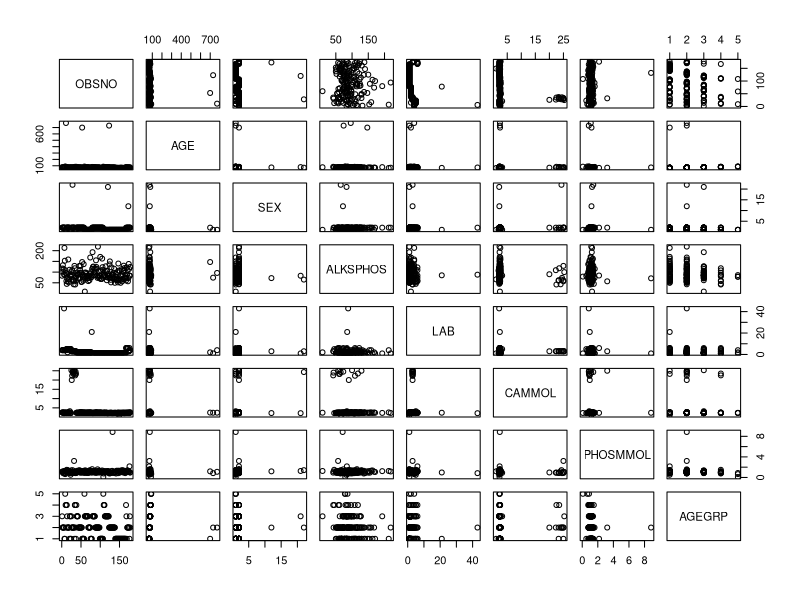
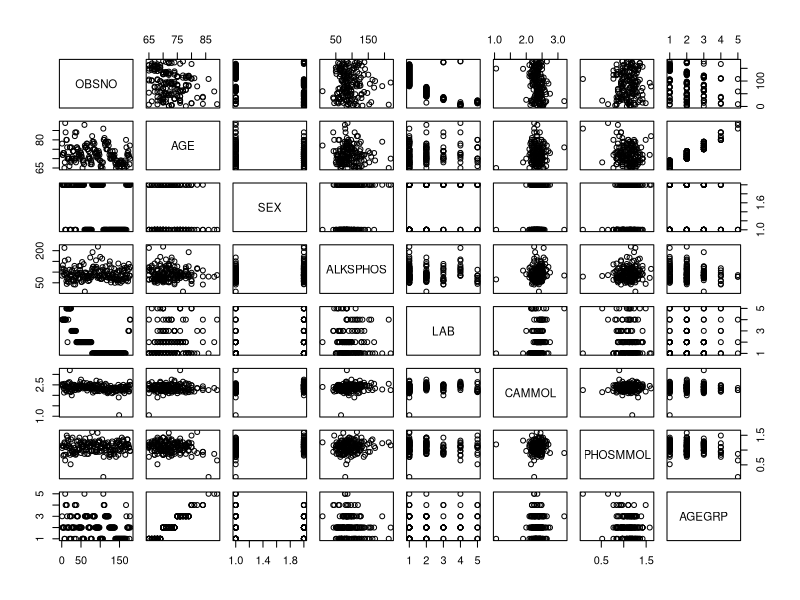
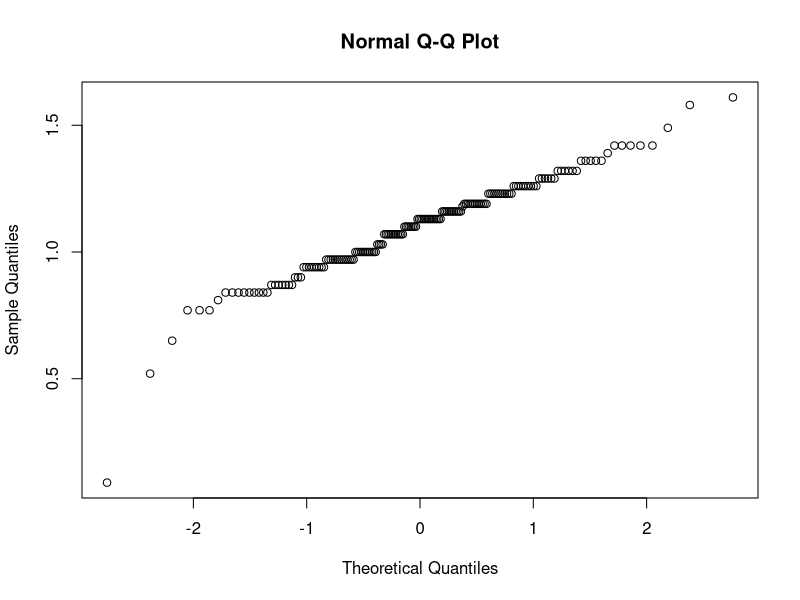
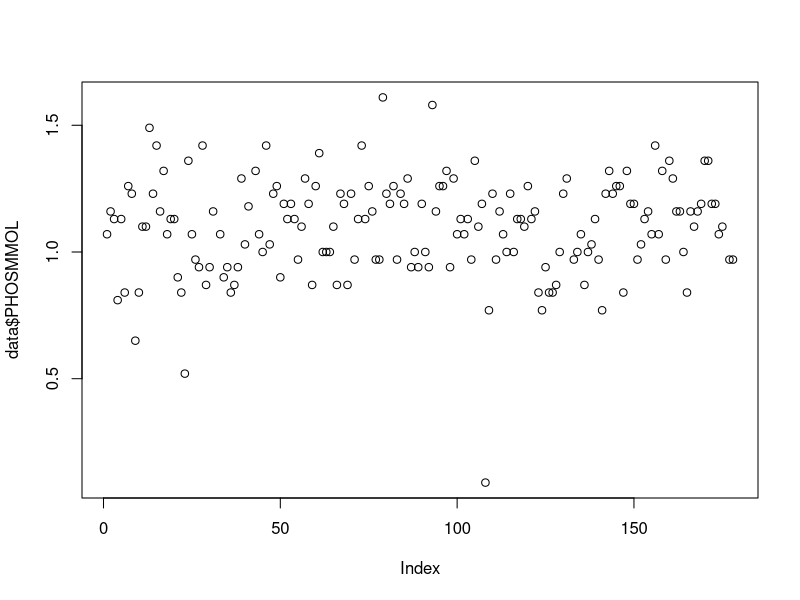
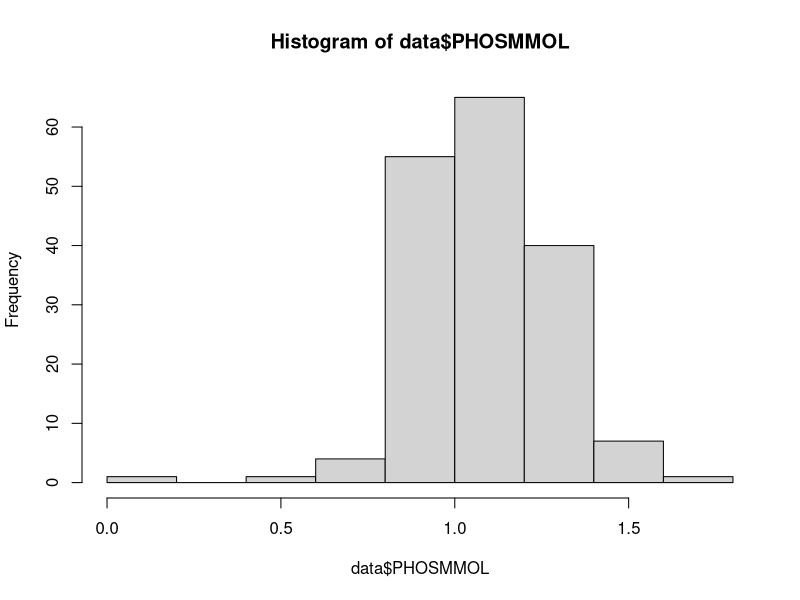
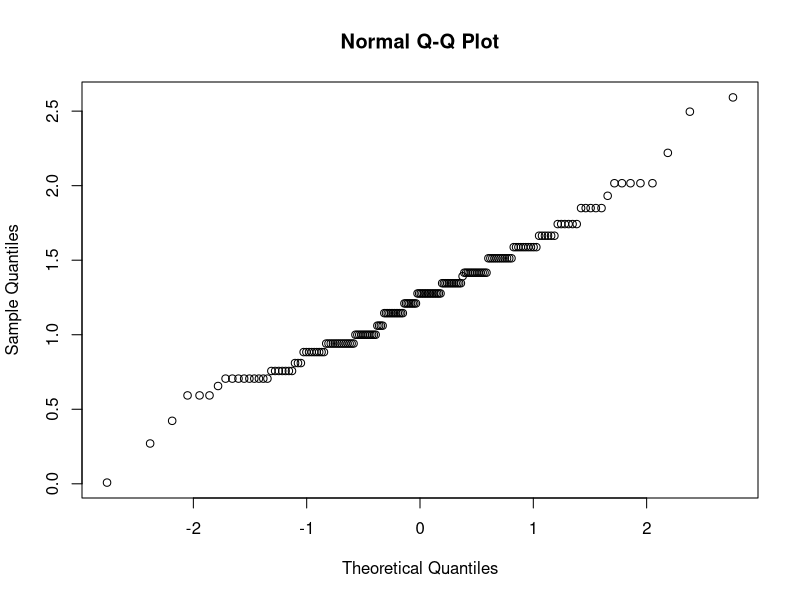
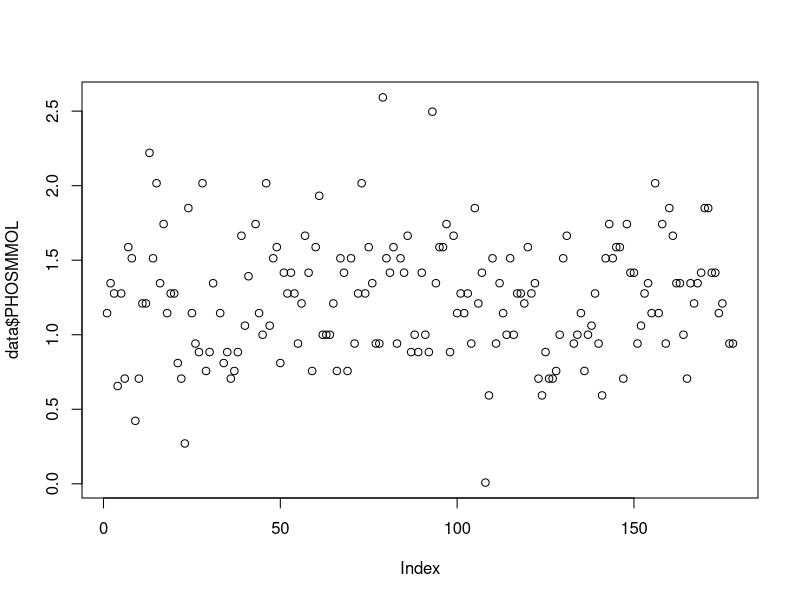
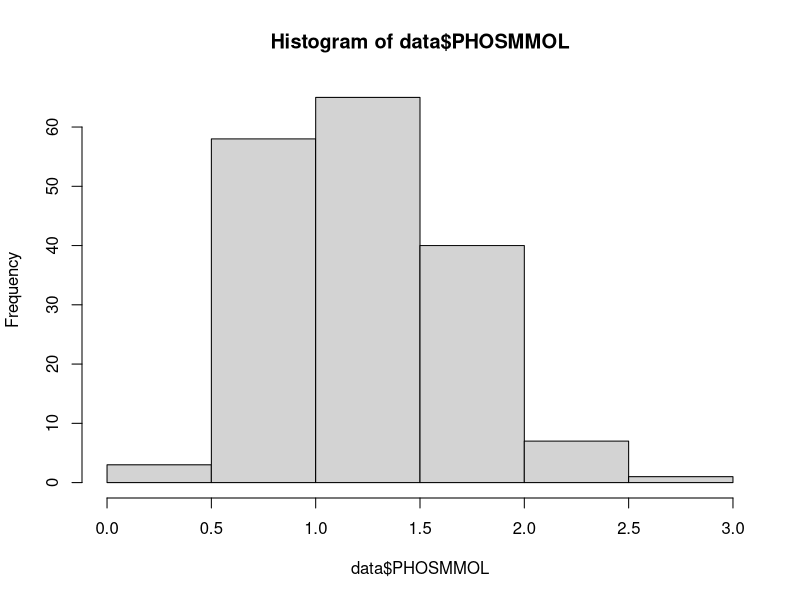

Source code (R) for these figures, in order:
data = read.table('calcium.dat.txt', na.strings="_", header=TRUE)

pairs(data)

# from pairs you can already see, lab 3 messed up the data
# they were probably using the wrong units

# we can also see there are a few lab numbers that are too
# large to make sense

# few errors in sex labels

# few errors in age


# Getting rid of nonsense values, like age greater than
# 110, dont ask me how this works!!! I DONT KNOWWW!!!
# you don't need to cast to a data frame
#data <- data.frame(data)

# set all age data which is not na and not smaller than 110 (so the outliers) at NA
data[!is.na(data$AGE) & !(data$AGE <= 110),]$AGE<-NA

data[!is.na(data$SEX) & !(data$SEX == 1|data$SEX ==2),]$SEX<-NA

data[!is.na(data$LAB) & !(data$LAB < 6),]$LAB<-NA

data[!is.na(data$PHOSMMOL) & !(data$PHOSMMOL < 2),]$PHOSMMOL<-NA



# replacing the messed up values of lab 3 with the values divided by 10
# seems reasonable
data$CAMMOL[!is.na(data$CAMMOL) & (data$CAMMOL > 10)] <- (data$CAMMOL[!is.na(data$CAMMOL) & (data$CAMMOL > 10)])/10

# new pairs with some crazy values removed

pairs(data)

# still some outliers that need to be dealt with
# but its looking much better

data$SEX <- as.factor(data$SEX)
data$LAB <- as.factor(data$LAB)
data$AGEGRP <- as.factor(data$AGEGRP)

qqnorm(data$PHOSMMOL)
plot(data$PHOSMMOL)
hist(data$PHOSMMOL)

data$PHOSMMOL = (data$PHOSMMOL)^2


qqnorm(data$PHOSMMOL)
plot(data$PHOSMMOL)
hist(data$PHOSMMOL)

qqnorm(data$CAMMOL)
plot(data$CAMMOL)
hist(data$CAMMOL)

data$CAMMOL = (data$CAMMOL)^2

qqnorm(data$CAMMOL)
plot(data$CAMMOL)
hist(data$CAMMOL)


attach(data)

boxplot(ALKSPHOS~AGEGRP)
boxplot(CAMMOL~AGEGRP)
boxplot(PHOSMMOL~AGEGRP)

boxplot(ALKSPHOS~SEX)
boxplot(CAMMOL~SEX)
boxplot(PHOSMMOL~SEX)

boxplot(ALKSPHOS~LAB)
boxplot(CAMMOL~LAB)
boxplot(PHOSMMOL~LAB)

alklm = lm(CAMMOL~AGE+SEX+LAB+ALKSPHOS+AGEGRP+PHOSMMOL,data=data)
summary(alklm)

summary(lm(CAMMOL~AGE))$r.squared
summary(lm(CAMMOL~SEX))$r.squared
summary(lm(CAMMOL~ALKSPHOS))$r.squared
summary(lm(CAMMOL~LAB))$r.squared
summary(lm(CAMMOL~PHOSMMOL))$r.squared
summary(lm(CAMMOL~AGEGRP))$r.squared

summary(lm(CAMMOL~SEX+AGE))$r.squared
summary(lm(CAMMOL~SEX+ALKSPHOS))$r.squared
summary(lm(CAMMOL~SEX+LAB))$r.squared
summary(lm(CAMMOL~SEX+PHOSMMOL))$r.squared
summary(lm(CAMMOL~SEX+AGEGRP))$r.squared

summary(lm(CAMMOL~SEX+LAB+AGE))$r.squared
summary(lm(CAMMOL~SEX+LAB+ALKSPHOS))$r.squared
summary(lm(CAMMOL~SEX+LAB+PHOSMMOL))$r.squared
summary(lm(CAMMOL~SEX+LAB+AGEGRP))$r.squared

summary(lm(CAMMOL~SEX+LAB+ALKSPHOS+AGE))$r.squared
summary(lm(CAMMOL~SEX+LAB+ALKSPHOS+PHOSMMOL))$r.squared
summary(lm(CAMMOL~SEX+LAB+ALKSPHOS+AGEGRP))$r.squared
